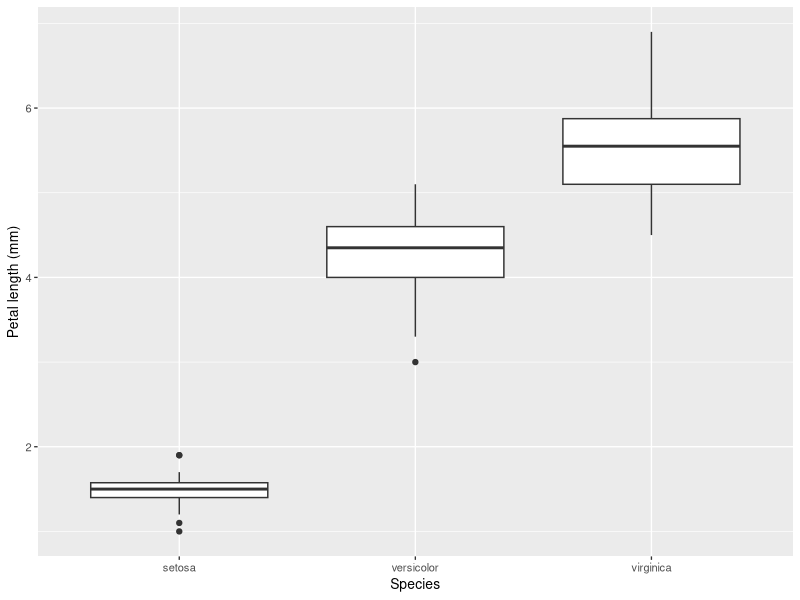
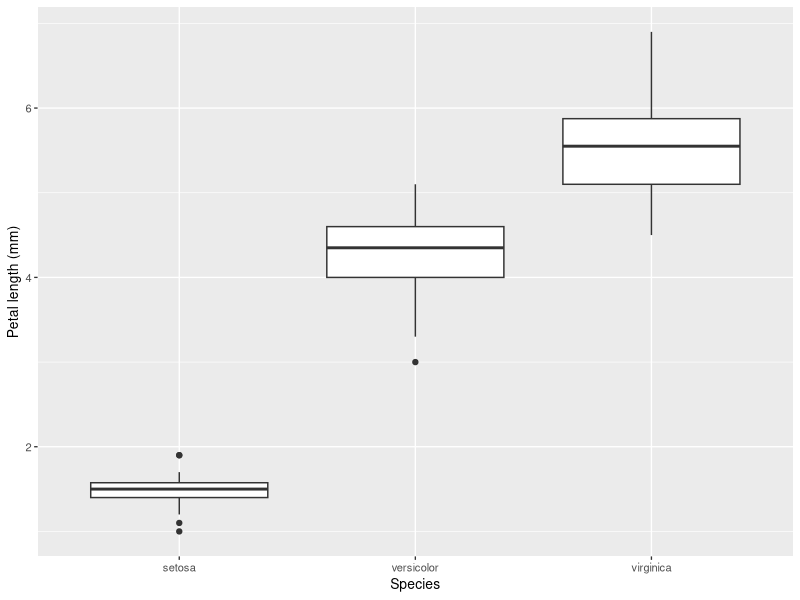

Here is the R script that generated these plots, in order:
library(tidyverse)
figure01 = ggplot(iris) +
  geom_boxplot(aes(x = Species, y = Petal.Length)) +
  scale_x_discrete("Species") +
  scale_y_continuous("Petal length (mm)") +
  theme_gray(10)
# Resolution is 300
ggsave(filename = "figure01_300.png", plot = figure01,
       width = 80, height = 80, dpi = 1000, units = "mm")
# Resolution is 96
ggsave(filename = "figure01_96.png", plot = figure01,
       width = 80, height = 80, dpi = 96, units = "mm")


A = tibble(X = c("a", "b"),
       Y = c("t", "u"),
       Z = c(1, 2))

B = tibble(
  W = c("A", "B"),
  X = c("j", "k"),
       Y = c("m", "n"),
       Z = c(8, 9))

bind_rows(A, B)

X = tibble( A= c("a", "b", "c"),
            B = c("t", "u", "v"),
            C = 1:3)

Y = tibble( A= c("a", "b", "d"),
            B = c("t", "u", "w"),
            C = 3:1)

anti_join(X,Y)
semi_join(X,Y)
